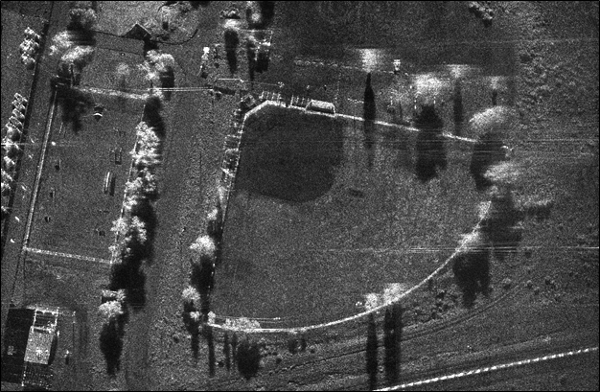
%> input picture ku6.png, 600 x 392 px
$ octave main_fast_lrsd.m   (GNU Octave 9; MATLAB toolbox functions it lacks are replaced by stand-ins)
%> lines starting %> are read from the running program, lines starting %| are printed output that depends on the picture; in (x1, y1, x2, y2) boxes, pixels count from 0 and x2, y2 are one past the last pixel; in counts of white or black regions, pixels touching at a corner belong together; the program's own positions count from 1
### Extract_ROI.m
function roi = Extract_ROI(scene,Nx0,Ny0)
%> called with Nx0 = 256, Ny0 = 256

% Crop the scene image to extract the ROI stated in the center.

nrows= size(scene,1);
%> nrows = 392
ncols= size(scene,2);
%> ncols = 600
rss= ceil(nrows/2)-Ny0/2+1:ceil(nrows/2)+Ny0/2;
%> rss = 256 values from 69 to 324
css= ceil(ncols/2)-Nx0/2+1:ceil(ncols/2)+Nx0/2;
%> css = 256 values from 173 to 428
rss(rss<1)=1; rss(rss>nrows)=nrows;
css(css<1)=1; css(css>ncols)=ncols;
roi=scene(rss, css); % Crop the scene image.
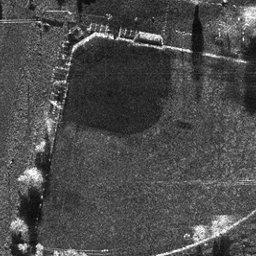
%> roi: size 256x256 double; min 0.0275, max 1, mean 0.298
%> `mask(ind1, ind2) = 1;`: mask: size 256x256 double; every value is 1
%| Mask nnz = 65536

end

### Patch_Operator.m
function Fout=Patch_Operator(f,Nx,Ny,Mx,My,Ns,rt,ct)
%> called with Nx = 256, Ny = 256, Mx = 32, My = 32, Ns = 576
    global indexes
    indexes=zeros(Ns,2);
    F=zeros(Mx*My,Ns);
    f_matrix=reshape(f,[Ny Nx]);
    ind=0;
    for r=rt
        rs=r:r+My-1;
        for c=ct
            patch=f_matrix(rs,c:c+Mx-1);
            ind=ind+1;
            indexes(ind,:)=[r,c];
            F(:,ind)=patch(:);
        end
    end
%> `F = reshape(abs(R(fconv)), [M, Ns]);`:
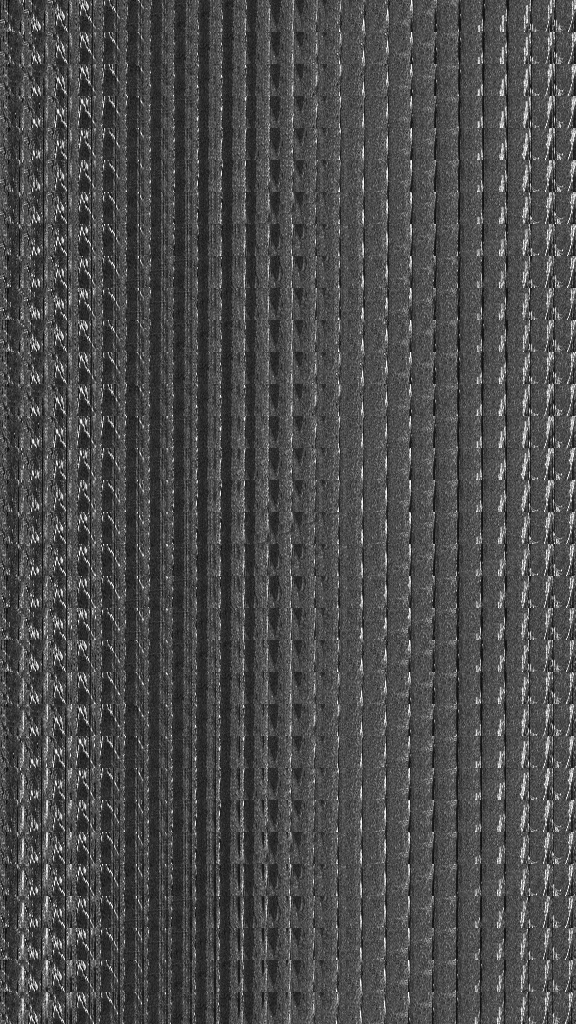
%> F: size 1024x576 double; min 0.0275, max 1, mean 0.297
    Fout=F(:);
end

### Inverse_Patch_Operator.m
function f=Inverse_Patch_Operator(Fin,Nx,Ny,Mx,My,Ns)
%> called with Nx = 256, Ny = 256, Mx = 32, My = 32, Ns = 576
    global indexes
    F=reshape(Fin,Mx*My,Ns);
    f_matrix=zeros(Ny,Nx);
    f_nominator=zeros(Ny,Nx);
    f_denominator=zeros(Ny,Nx);
    Iones=ones(My,Mx);
    for ind=1:Ns
        patch=reshape(F(:,ind),[My Mx]);
        r=indexes(ind,1);
        c=indexes(ind,2);
        rs=r:r+My-1;
        cs=c:c+Mx-1;
        f_nominator(rs,cs)=f_nominator(rs,cs)+patch;
        f_denominator(rs,cs)=f_denominator(rs,cs)+Iones;
    end
    for i=1:Ny
        for j=1:Nx
            if f_denominator(i,j)==0, continue; end
            f_matrix(i,j)=f_nominator(i,j)/f_denominator(i,j);
        end
    end
    f=f_matrix(:);
end

### USFO.m
function y = USFO(x,mask,mode)
%   Define forward/adjoint Fourier and Sparse Sampling Operator
%
%   Undersampled Fourier transform operator (USFO) for 2D sequences
%
%   x: input sequence [nx ny]
%   mask: sampling pattern [nx ny]
%
%   H.R. Hashempour
%   hrhashempour@shirazu.ac.ir
%   Nov 2020

[nx,ny] = size(mask);

if mode == 1      %  Forward operator
    x = reshape(x,[nx ny]);
    u = fft2(x);
    u = fftshift(fftshift(u,1),2);
    u = u/sqrt(nx*ny);
    y = u(mask>0);
elseif mode == 2  %  Adjoint operator
    u = zeros(nx,ny);
    u(mask>0) = x;
    u = ifftshift(ifftshift(u,1),2);
    y = sqrt(nx*ny)*ifft2(u);
end
y = y(:);

### sar_cmap.m
function SAR_cmp = sar_cmap
% SAR_cmp = sar_cmap
%
% INPUTS: None
%
% OUTPUTS
%
% SAR_cmp : A colormap for viewing SAR imagery
%
% This routine generates a colormap, useful for displaying SAR imagery. The
% colormap can subsequently be invoked by the MATLAB command
%
% colormap(SAR_cmp)

% W. C. Karl 6/11/97 based on code from W. W. Irving.

SAR_cmp = zeros(256,3);

% Red
SAR_cmp(80:191,1) = 0.9961 * [0:111]'/111;
SAR_cmp(192:256,1) = 0.9961 * ones(65,1);

% Green
SAR_cmp(3:256,2) = 0.9844 * [0:253]'/253;

% Blue
SAR_cmp(1:20,3) = 0.2344 * [0:19]'/19;
SAR_cmp(21:30,3) = 0.2344 + 0.039*[0:9]'/9;
SAR_cmp(31:40,3) = 0.2734 - 0.039*[0:9]'/9;
SAR_cmp(41:80,3) = 0.2344 - 0.2344*[0:39]'/39;
SAR_cmp(180:245,3) = 0.9961 * [0:65]'/65;
SAR_cmp(246:256,3) = 0.9961 * ones(11,1);

### main_fast_lrsd.m
% MAIN_FAST_LRSD
% Fast LRSD-based SAR/ISAR imaging and decomposition demo.
%
% Please cite this article if you use this code:
% H. R. Hashempour, M. Moradikia, H. Bastami, A. Abdelhadi and M. Soltanalian,
% "Fast and Robust LRSD-Based SAR/ISAR Imaging and Decomposition,"
% IEEE Transactions on Geoscience and Remote Sensing, vol. 60, pp. 1-13, 2022,
% Art no. 5227413, doi: 10.1109/TGRS.2022.3172018.
% [190 lines not run here, left out]
function plot_db_image(x, ttl)
%> called with ttl = '2D-FT'
% Plot magnitude in dB with clipping (avoids -Inf)
x = abs(x);
xdb = 20 * log10(max(x, 1e-12));
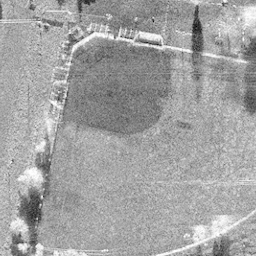
%> xdb: size 256x256 double; min -31.23, max 1.93e-15, mean -11.28; drawn with min black and max white
xdb(xdb < -30) = -30;
%> xdb: size 256x256 double; under 0.01% of pixels changed, all inside (x1, y1, x2, y2) = (153, 21, 197, 27)
%> the run ends on the next line

figure;
colormap(sar_cmap);
imagesc(xdb, [-30 0]);
axis image off;
colorbar;
title(ttl);
drawnow;
end

function B = svt(A, gamma)
[U, S, V] = svd(A, 0);
Z = diag(shrink(diag(S), gamma));
B = U * Z * V';
end

function A = shrink(B, gamma)
A = sign(B) .* max(abs(B) - gamma, 0);
end
